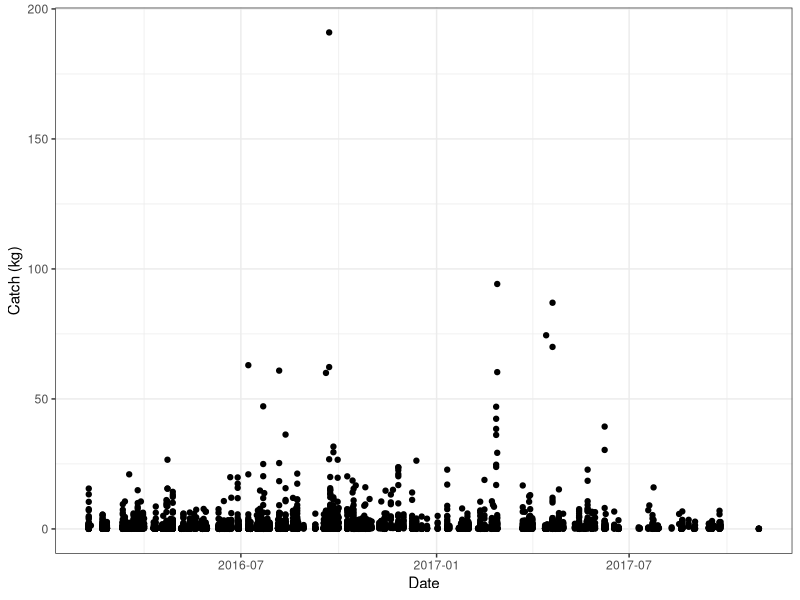
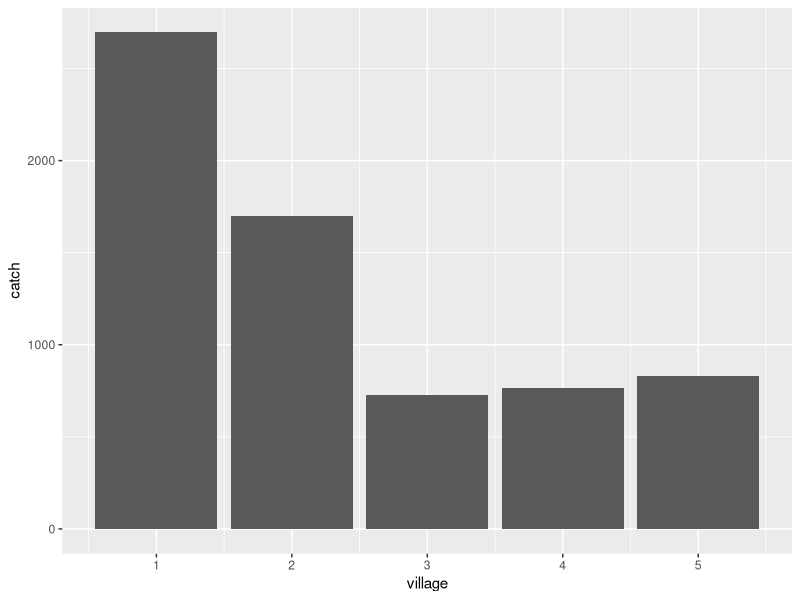
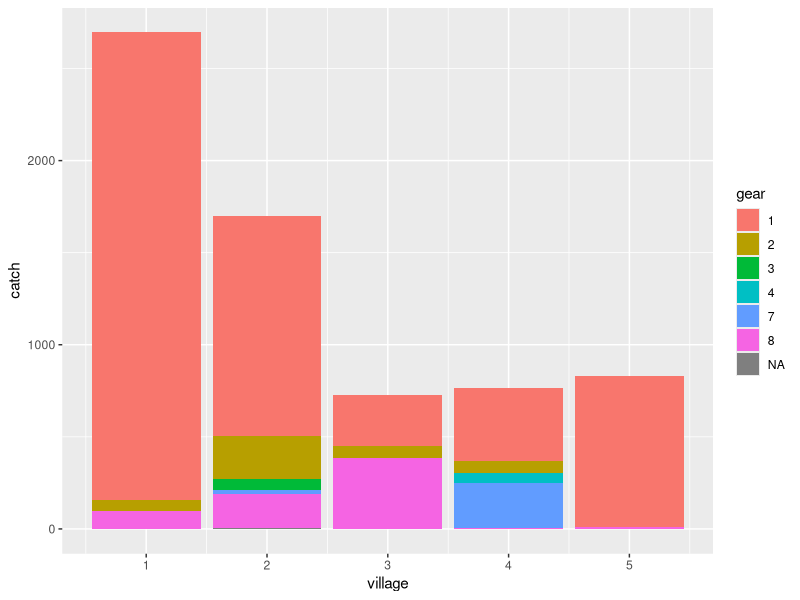
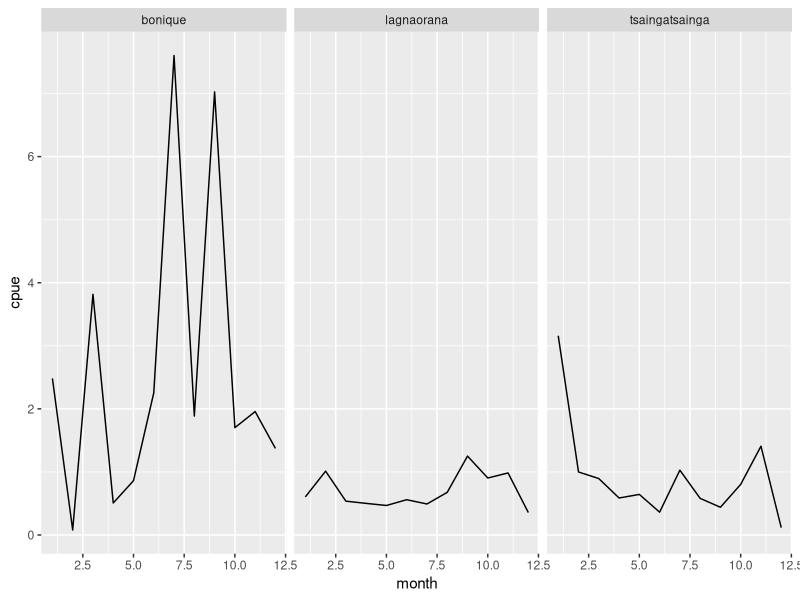
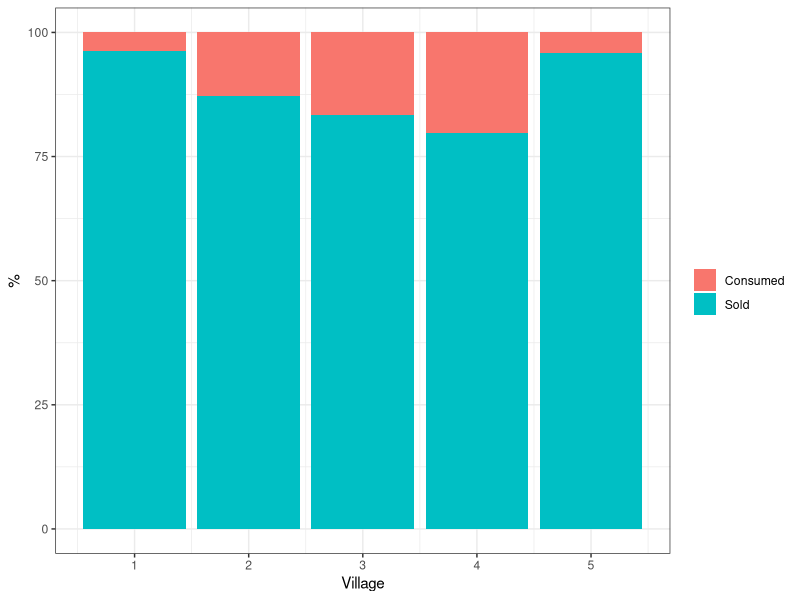

Recreate these plots in R, in order.
## ---- chunk 1
knitr::opts_chunk$set(echo = TRUE)
## ---- chunk 2
library(tidyverse)
dta <- read_csv("data/CPUE_data_Rcourse.csv")
head(dta)
names(dta)
str(dta)
## ---- chunk 3
ggplot(data = dta) +
  geom_point(aes(x = date, y = total_weight)) +
  labs(x = "Date", y = "Catch (kg)") +
  theme_bw()
## ---- chunk 4
dta %>% 
  group_by(village) %>% 
  summarise(catch = sum(total_weight)) %>% 
  ggplot() +
  geom_bar(aes(x = village, y = catch), stat = "identity")
## ---- chunk 5
dta %>% 
  mutate(gear = as.factor(gear)) %>% 
  group_by(village, gear) %>% 
  summarise(catch = sum(total_weight)) %>% 
  ggplot() +
  geom_bar(aes(x = village, y = catch, fill = gear), stat = "identity")
## ---- chunk 6
x = dta %>% 
  group_by(fish_name) %>% 
  summarise(catch = sum(total_weight)) %>% 
  arrange(desc(catch))

top_spp = x$fish_name[1:3]

## ---- chunk 7
dta %>%
  filter(fish_name %in% top_spp) %>% 
  mutate(cpue = total_weight/time_decimal) %>% 
  group_by(fish_name, month) %>% 
  summarise(cpue = mean(cpue)) %>% 
  ungroup() %>% 
  ggplot() +
  geom_line(aes(x = month, y = cpue)) +
  facet_wrap(~fish_name)


## ---- chunk 8

dta %>% 
  group_by(village) %>% 
  summarise(sold = sum(total_sold),
            consumed = sum(total_consumed)) %>% 
  mutate(perc_consumed = 100*consumed/(sold + consumed),
         perc_sold = 100-perc_consumed) %>% 
  select(village, perc_consumed, perc_sold) %>% 
  reshape2::melt(id.vars = c("village")) %>% 
  mutate(variable = recode(variable, 
                           "perc_sold" = "Sold",
                           "perc_consumed" = "Consumed")) %>% 
  ggplot() +
  geom_bar(aes(x = village, y = value, fill = variable), stat = "identity") +
  labs(x = "Village", y = "%", fill = "") +
  theme(axis.title = element_text(size=20),
        axis.text = element_text(size = 20)) +
  theme_bw()
  
  

